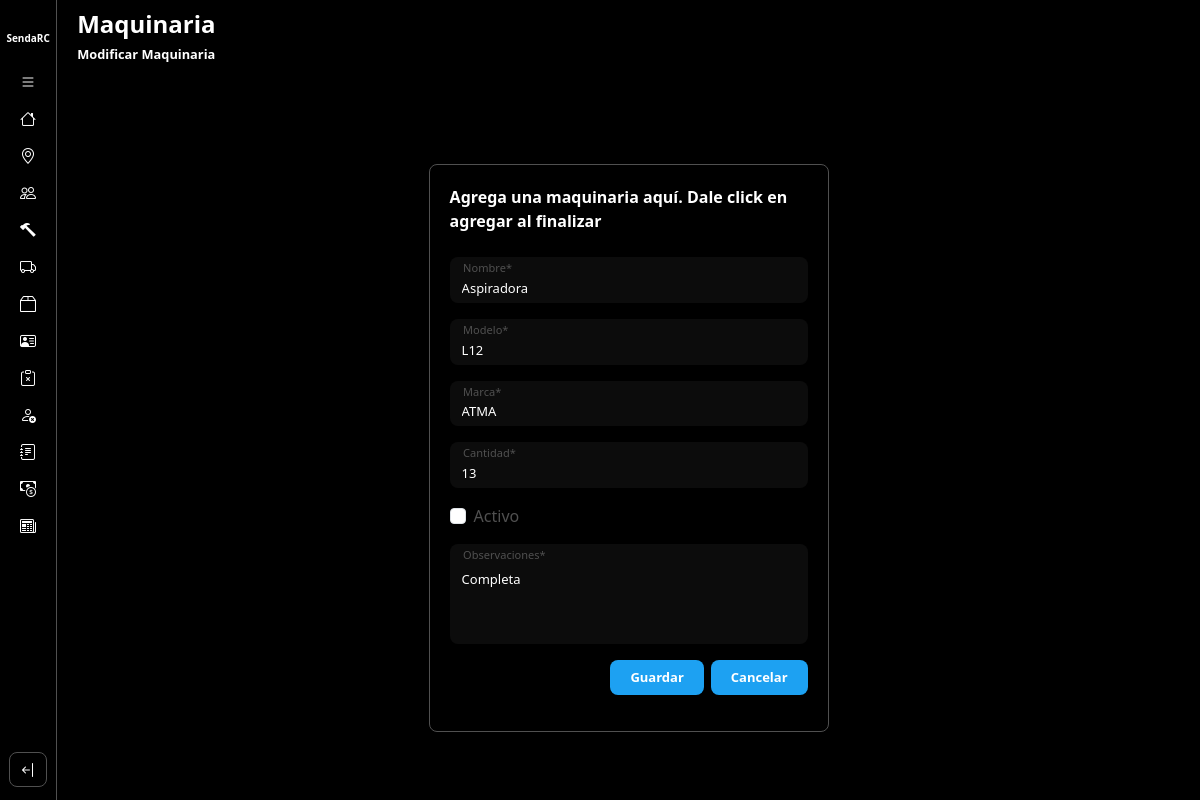
Page /modificarMaquinaria/2 on the earlier database version.
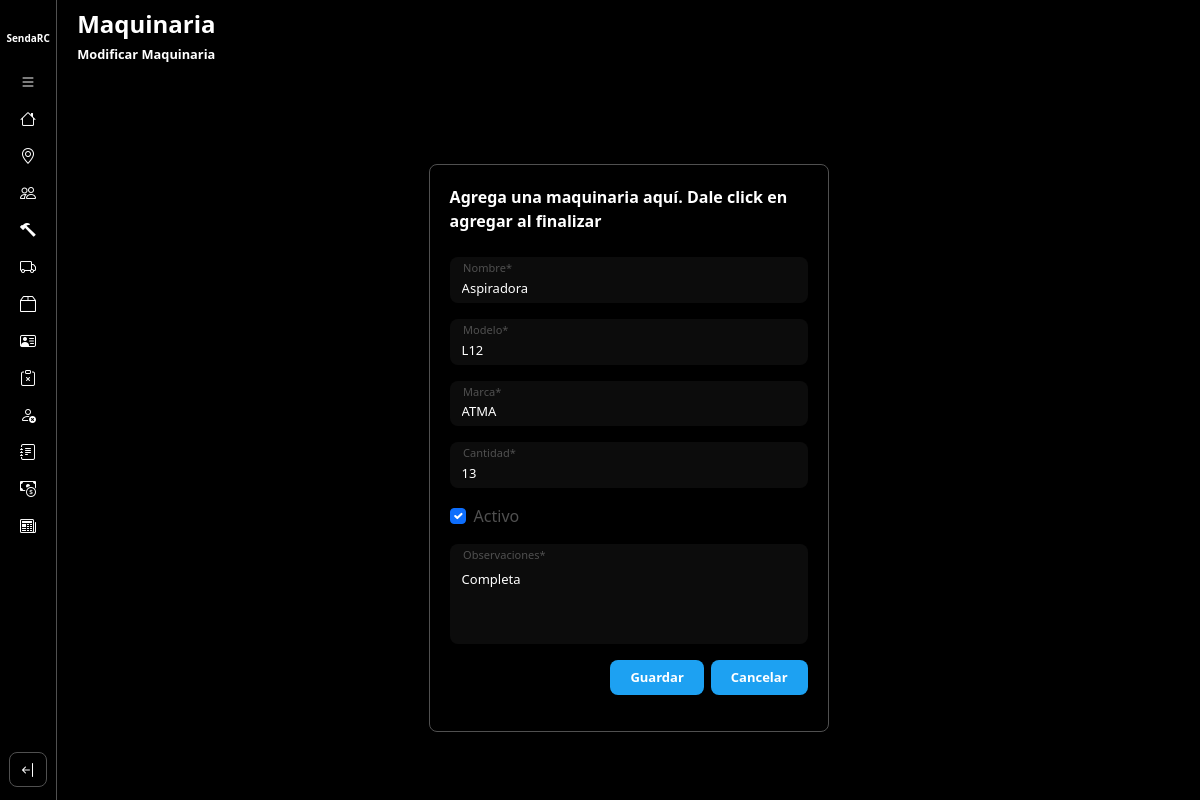
Same page on the later database version.
### core/models.py (models this page shows)
class Maquinaria(models.Model):
    nombre = models.CharField(max_length=50)
    modelo = models.CharField(max_length=50)
    marca = models.CharField(max_length=50)
    cantidad = models.IntegerField()
    observaciones = models.TextField()
    activo = models.BooleanField(default=True)

### core/views.py (the view)
# urls.py: path('modificarMaquinaria/<int:pk>', updateMaquinaria.as_view(), name='modificarMaquinaria'),
class updateMaquinaria(UpdateView):
    model = Maquinaria
    form_class = FormAltaMaquinaria
    template_name = 'maquinaria/modificarMaquinaria.html'
    success_url = reverse_lazy('gestionMaquinaria')
    def get_form_kwargs(self):
        kwargs = super(updateMaquinaria, self).get_form_kwargs()
        kwargs['is_modificar'] = True
        return kwargs

### core/templates/maquinaria/modificarMaquinaria.html
{% extends 'layouts/baseForm.html' %}
{% load static %}
{% load crispy_forms_tags %}
{% block extracss %}{{block.super}}
    <link href="{% static 'css/formsChicos.css' %}" rel="stylesheet" />
{% endblock %}
{% block title %}
    <h1 class="titulo">Maquinaria</h1>
    <h2 class="operacion">Modificar Maquinaria</h2>
{% endblock %}
{% block formulario %}
    <div class="container container-form">
        {% crispy form %}
    </div>
{% endblock %}

Differences in the rows shown:
changed Maquinaria "Aspiradora": activo "☐" → "☑"
